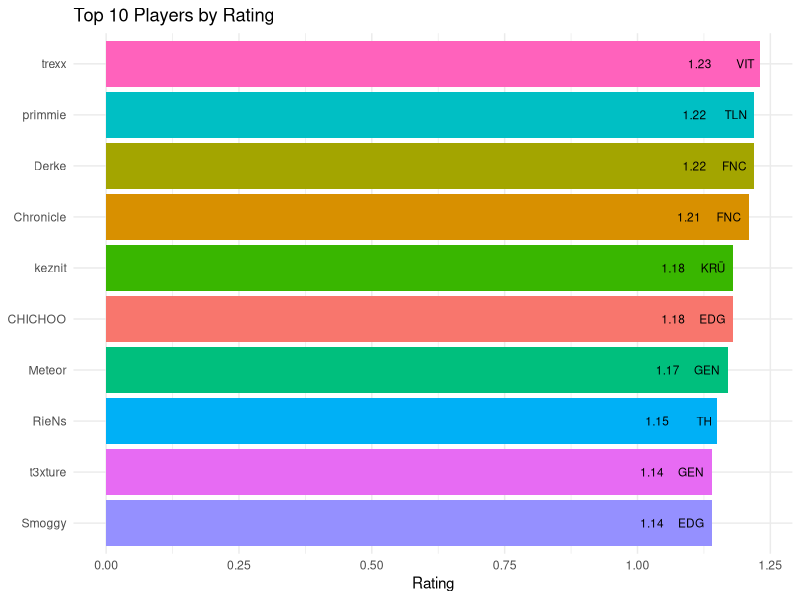
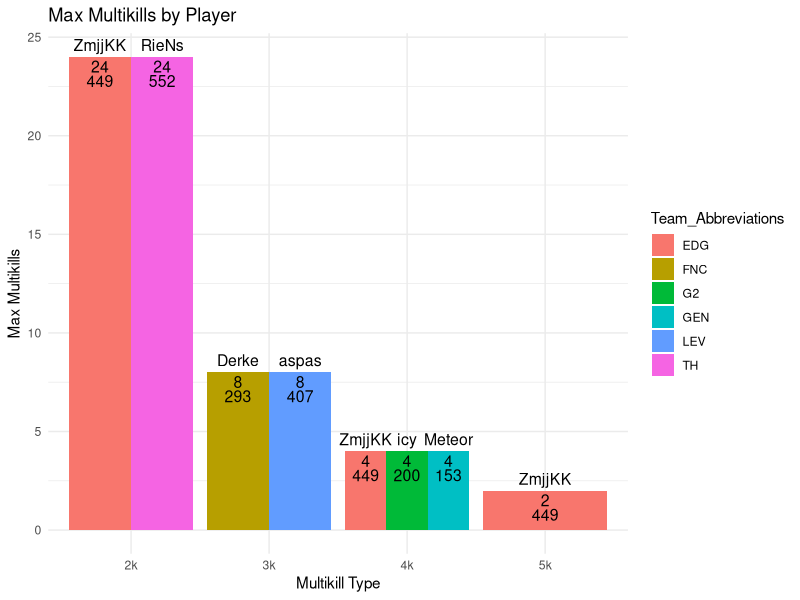

Generate these figures, in order, with R: (Note: this script raises an error after producing the figures.)
## ---- chunk 1
knitr::opts_chunk$set(echo = TRUE)
## ---- chunk 2

## ---- chunk 3
library(tidyverse)
library(ggplot2)
library(dplyr)
library(readr)
## ---- chunk 4
## Load players_stats
players_stats <- read_csv("players_stats_filtered.csv")
## Load kills_stats 
kills_stats <- read_csv("kills_stats_filtered.csv")
## ---- chunk 5

## Clean columns names
colnames(kills_stats) <- gsub(" ", "_", colnames(kills_stats))
colnames(players_stats) <- gsub(" ", "_", colnames(players_stats))

## Define team abbreviations mapping
team_abbreviations <- c("Gen.G" = "GEN", "Sentinels" = "SEN", "FunPlus Phoenix" = "FPX", 
                        "Team Heretics" = "TH", "DRX" = "DRX", "KRÜ Esports" = "KRÜ", 
                        "FNATIC" = "FNC", "Bilibili Gaming" = "BLG", "LEVIATÁN" = "LEV", 
                        "Talon Esports" = "TLN", "Team Vitality" = "VIT", "Trace Esports" = "TE", 
                        "G2 Esports" = "G2", "Paper Rex" = "PRX", "EDward Gaming" = "EDG", 
                        "FUT Esports" = "FUT")
kills_stats <- kills_stats %>%
  mutate(Team_Abbreviations = team_abbreviations[Team])
players_stats <- players_stats %>% 
  mutate(Team_Abbreviations = team_abbreviations[Teams])


# Creating variables for grand finals data
grand_final_data <- kills_stats[kills_stats$`Match_Type` == "Grand Final", ]
grand_final_player_data <- left_join(grand_final_data, players_stats, by = "Player")

## Adding rounds played per player to kills stats dataset
rounds_played_per_player <- players_stats %>% 
  select(Player, Rounds_Played)
kills_stats <- left_join(kills_stats, rounds_played_per_player, by = "Player")

## Verifying data integrity
### Kills stats columns names.
colnames(kills_stats)
### Players stats columns names.
colnames(players_stats)
### Verifying if all teams have 5 players.
print(table(players_stats$Teams))
### Verifying if all players on each team have the same matches.
print(table(players_stats$`Rounds_Played`))

## ---- chunk 6
top_10_rating <- players_stats %>%
  arrange(desc(Rating)) %>% 
  head(10)
## ---- chunk 7
ggplot(top_10_rating, aes(x = reorder(Player, Rating), y = Rating, fill = Player)) +
  geom_col() +
  coord_flip() +
  geom_text(aes(label = Team_Abbreviations), hjust = 1.3, color = "black", size = 3) +
  geom_text(aes(label = Rating), hjust = 3, color = "black", size = 3) +
  labs(title = "Top 10 Players by Rating",
       x = NULL,
       y = "Rating") +
  theme_minimal() +
  theme(legend.position = "none")
## ---- chunk 8
max_kills_list <- lapply(c("5k", "4k", "3k", "2k"), function(kill_type) {
  max_rows <- kills_stats[kills_stats[[kill_type]] == max(kills_stats[[kill_type]], na.rm = TRUE), ]
  data.frame(
    Kill_Type = kill_type,
    Player = max_rows$Player,
    Team_Abbreviations = max_rows$Team_Abbreviations,
    Max_Kills = max_rows[[kill_type]],
    Rounds_Played = max_rows$Rounds_Played,
    stringsAsFactors = FALSE
  )
})
max_kills <- do.call(rbind, max_kills_list)
## ---- chunk 9
print(max_kills)
## ---- chunk 10
  ggplot(max_kills, aes(x = Kill_Type, y = Max_Kills, fill = Team_Abbreviations)) +
    geom_bar(stat = "identity", position = "dodge") +
    geom_text(aes(label = Max_Kills), position = position_dodge(width = 0.9), vjust = 1.3, size = 4, color = "black") +
    geom_text(aes(label = Rounds_Played), position = position_dodge(width = 0.9), vjust = 2.5, size = 4, color = "black") +
    geom_text(aes(label = Player), position = position_dodge(width = 0.9), vjust = -0.5, size = 4, color = "black") +
    labs(title = "Max Multikills by Player",
         x = "Multikill Type",
         y = "Max Multikills",) +
    theme_minimal()
## ---- chunk 11
# kills stats for only grand finals maps
max_kills_list_grand_final <- lapply(c("5k", "4k", "3k", "2k"), function(kill_type) {
  max_rows <- grand_final_data[grand_final_data [[kill_type]] == max(grand_final_data[[kill_type]], na.rm = TRUE), ]
  data.frame(
    Kill_Type = kill_type,
    Player = max_rows$Player,
    Team_Abbreviations = max_rows$Team_Abbreviations,
    Max_Kills = max_rows[[kill_type]],
    Rounds_Played = max_rows$Rounds_Played.x,
    stringsAsFactors = FALSE
  )
})
max_kills_grand_final <- do.call(rbind, max_kills_list_grand_final)
print(max_kills)
## ---- chunk 12
print(max_kills_grand_final)
## ---- chunk 13
  ggplot(max_kills_grand_final, aes(x = Kill_Type, y = Max_Kills, fill = Team_Abbreviations)) +
    geom_bar(stat = "identity", position = "dodge") +
    geom_text(aes(label = Max_Kills), position = position_dodge(width = 0.9), vjust = 1.3, size = 4, color = "black") +
    geom_text(aes(label = Rounds_Played), position = position_dodge(width = 0.9), vjust = 2.5, size = 4, color = "black") +
    geom_text(aes(label = Player), position = position_dodge(width = 0.9), vjust = -0.5, size = 4, color = "black") +
    labs(title = "Max Multikills by Player",
         x = "Multikill Type",
         y = "Max Multikills",) +
    theme_minimal()
## ---- chunk 14
clutches_grand_final_list <- lapply(c("1v1", "1v2", "1v3", "1v4", "1v5"), function(clutches) {
  valid_rows <- grand_final_data[grand_final_data[[clutches]] > 0, ]
  if(nrow(valid_rows) > 0) {
    max_rows <- valid_rows[valid_rows[[clutches]] == max(valid_rows[[clutches]], na.rm = TRUE), ]
    return(data.frame(
      Clutches = clutches,
      Player = max_rows$Player,
      Team_Abbreviations = max_rows$Team_Abbreviations,
      Max_Clutches = max_rows[[clutches]],
      Rounds_Played = max_rows$Rounds_Played.x,
      stringsAsFactors = FALSE
    ))
  }
})
clutches_grand_final <- do.call(rbind, clutches_grand_final_list)
## ---- chunk 15
print(clutches_grand_final)
## ---- chunk 16
ggplot(clutches_grand_final, aes(x = Player, y = Max_Clutches, fill = Team_Abbreviations)) +
  geom_bar(stat = "identity", position = "dodge", show.legend = TRUE) +
  geom_text(aes(label = Max_Clutches), 
            position = position_dodge(width = 0.8), 
            vjust = -0.5, size = 5, color = "black") +
  labs(title = "Max Clutches in Grand Final",
       x = "Player",
       y = "Max Clutches",
       fill = "Team") +
  theme_minimal() +
  facet_wrap(~ Clutches, scales = "free_x")
